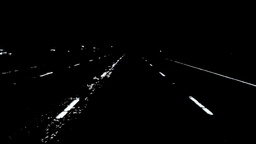
#> input picture results/binary_rgb_files.jpg, 256 x 144 px, shrunk from 1280 x 720 before the run
$ python main.py --input_folder results --output_folder out
#> lines starting #> are read from the running program, lines starting #| are printed output that depends on the picture; after the words box and inside, x2 and y2 are one past the last pixel; in counts of white or black regions, pixels touching at a corner belong together
### color_filter.py
import cv2
import numpy as np

def convert_to_hsv(image):
    hsv_image = cv2.cvtColor(image, cv2.COLOR_BGR2HSV)
    binary_image = np.ones((image.shape[0], image.shape[1]), dtype=np.uint8) * 255
    return hsv_image, binary_image

def apply_gaussian_blur(image, kernel_size=5, sigma=1.0):
    k = kernel_size // 2
    x, y = np.mgrid[-k:k+1, -k:k+1]
    gaussian_kernel = (1/(2*np.pi*sigma**2)) * np.exp(-(x**2 + y**2)/(2*sigma**2))
    gaussian_kernel /= gaussian_kernel.sum()

    h, w, c = image.shape
    blurred = np.zeros_like(image, dtype=np.float64)

    padded = np.pad(image, ((k, k), (k, k), (0, 0)), mode='reflect')

    for ch in range(c):
        for i in range(h):
            for j in range(w):
                region = padded[i:i+kernel_size, j:j+kernel_size, ch]
                blurred[i, j, ch] = np.sum(region * gaussian_kernel)

    return np.clip(blurred, 0, 255).astype(np.uint8)


def filter_lane_colors(hsv,binary_image,image):
    lower_white = np.array([0, 0, 170])
    upper_white = np.array([180, 70, 255])

    lower_yellow = np.array([15, 80, 90])
    upper_yellow = np.array([40, 255, 255])

    yellow_mask = cv2.inRange(hsv, lower_yellow, upper_yellow)
    white_mask = cv2.inRange(hsv, lower_white, upper_white)

    lane_mask = cv2.bitwise_or(yellow_mask, white_mask)

    result = cv2.bitwise_and(binary_image, lane_mask)

    lane_mask_color = cv2.cvtColor(lane_mask, cv2.COLOR_GRAY2BGR)
    rgb_result = cv2.bitwise_and(image, lane_mask_color)

    return result , rgb_result

### edge_detection.py
from canny_utils import canny_custom
import numpy as np

def grayscale_converion(image):
    B = image[:, :, 0].astype(np.float32)
    G = image[:, :, 1].astype(np.float32)
    R = image[:, :, 2].astype(np.float32)

    gray = 0.114 * B + 0.587 * G + 0.299 * R
    return gray.astype(np.uint8)

def canny_edge_detector(image, low_threshold=7, high_threshold=17):

    gray = grayscale_converion(image)
    return canny_custom(gray, sigma=1.0, Th=high_threshold, Tl=low_threshold)

### canny_utils.py
import numpy as np

def normalize_to_u8(arr):
    """Normalizes any array to 0-255 uint8 range."""
    arr_float = arr.astype(np.float64)
    min_val, max_val = arr_float.min(), arr_float.max()
    if max_val - min_val == 0:
        return np.zeros_like(arr, dtype=np.uint8)
    norm = (arr_float - min_val) / (max_val - min_val)
    return (norm * 255.0).astype(np.uint8)

def calculate_filter_size(sigma, T=0.3):
    sHalf = int(np.ceil(3.0 * sigma))
    N = 2 * sHalf + 1
    return N, sHalf

def calculate_gradient(N, sigma, scale_factor=255):
    sHalf = N // 2
    x = np.arange(-sHalf, sHalf + 1)
    y = np.arange(-sHalf, sHalf + 1)
    X, Y = np.meshgrid(x, y)

    G = np.exp(-(X**2 + Y**2) / (2.0 * sigma**2))

    Gx = -(X / sigma**2) * G
    Gy = -(Y / sigma**2) * G

    Gx_int = np.round(Gx * scale_factor).astype(np.int32)
    Gy_int = np.round(Gy * scale_factor).astype(np.int32)

    return Gx_int, Gy_int, scale_factor

def convolve(image, kernel):
    img_h, img_w = image.shape
    k_h, k_w = kernel.shape
    pad = k_h // 2

    padded = np.pad(image, ((pad, pad), (pad, pad)), mode='edge').astype(np.float64)
    output = np.zeros_like(image, dtype=np.float64)

    kernel = np.flipud(np.fliplr(kernel))

    for i in range(img_h):
        for j in range(img_w):
            region = padded[i:i+k_h, j:j+k_w]
            output[i, j] = np.sum(region * kernel)

    return output

def apply_masks(image, Gx, Gy, scale_factor):
    fx = convolve(image, Gx)
    fy = convolve(image, Gy)

    fx = fx / scale_factor
    fy = fy / scale_factor

    return fx, fy

def compute_magnitude(fx, fy):
    M = np.hypot(fx, fy)
    M_u8 = normalize_to_u8(M)
    return M, M_u8

def compute_gradient_direction(fx, fy):
    phi = np.arctan2(fy, fx)
    phi_deg = np.degrees(phi) % 360

    phi_img = (phi_deg / 360.0 * 255).astype(np.uint8)
    return phi_img, phi_deg

def quantize_gradient_direction(phi_deg):
    q = np.zeros_like(phi_deg, dtype=np.uint8)

    mask0 = np.logical_or(
        np.logical_and(phi_deg >= 337.5, phi_deg < 360),
        np.logical_and(phi_deg >= 0, phi_deg < 22.5),
    )
    mask0 = np.logical_or(mask0, np.logical_and(phi_deg >= 157.5, phi_deg < 202.5))

    mask1 = np.logical_or(
        np.logical_and(phi_deg >= 22.5, phi_deg < 67.5),
        np.logical_and(phi_deg >= 202.5, phi_deg < 247.5)
    )

    mask2 = np.logical_or(
        np.logical_and(phi_deg >= 67.5, phi_deg < 112.5),
        np.logical_and(phi_deg >= 247.5, phi_deg < 292.5)
    )

    mask3 = np.logical_or(
        np.logical_and(phi_deg >= 112.5, phi_deg < 157.5),
        np.logical_and(phi_deg >= 292.5, phi_deg < 337.5)
    )

    q[mask0] = 0
    q[mask1] = 1
    q[mask2] = 2
    q[mask3] = 3

    return q

def non_maxima_suppression(M, q):
    rows, cols = M.shape
    Z = np.zeros((rows, cols), dtype=np.float64)

    for i in range(1, rows - 1):
        for j in range(1, cols - 1):
            angle_code = q[i, j]

            try:
                q_val = 255
                r_val = 255

                if angle_code == 0:
                    q_val = M[i, j+1]
                    r_val = M[i, j-1]
                elif angle_code == 1:
                    q_val = M[i-1, j+1]
                    r_val = M[i+1, j-1]
                elif angle_code == 2:
                    q_val = M[i-1, j]
                    r_val = M[i+1, j]
                elif angle_code == 3:
                    q_val = M[i-1, j-1]
                    r_val = M[i+1, j+1]

                if (M[i, j] >= q_val) and (M[i, j] >= r_val):
                    Z[i, j] = M[i, j]
                else:
                    Z[i, j] = 0

            except IndexError:
                pass

    return Z, normalize_to_u8(Z)

def hysteresis_thresholding(img, high, low):
    rows, cols = img.shape
    res = np.zeros((rows, cols), dtype=np.uint8)

    weak = 25
    strong = 255

    strong_i, strong_j = np.where(img >= high)
    weak_i, weak_j = np.where((img <= high) & (img >= low))

    res[strong_i, strong_j] = strong
    res[weak_i, weak_j] = weak

    stack = list(zip(strong_i, strong_j))

    while stack:
        i, j = stack.pop()

        for dx in [-1, 0, 1]:
            for dy in [-1, 0, 1]:
                if dx == 0 and dy == 0: continue

                ni, nj = i + dx, j + dy
                if 0 <= ni < rows and 0 <= nj < cols:
                    if res[ni, nj] == weak:
                        res[ni, nj] = strong
                        stack.append((ni, nj))

    res[res != strong] = 0

    return res

def canny_custom(gray, sigma=1.0, Th=100, Tl=50):
    T_for_size = 0.3
    scale_factor = 255

    N, sHalf = calculate_filter_size(sigma, T_for_size)

    Gx_int, Gy_int, sf = calculate_gradient(N, sigma, scale_factor)

    fx, fy = apply_masks(gray, Gx_int, Gy_int, sf)

    M_float, _ = compute_magnitude(fx, fy)

    phi_img, phi_deg = compute_gradient_direction(fx, fy)
    q = quantize_gradient_direction(phi_deg)

    suppressed_float, _ = non_maxima_suppression(M_float, q)

    edges = hysteresis_thresholding(suppressed_float, Th, Tl)

    return edges

### region_of_interest.py
import numpy as np

def region_of_interest(image):
    rows, cols = image.shape
    top_width = int(cols * 0.45)
    bottom_width = int(cols * 0.95)
    height = int(rows * 0.6)

    x_bottom_left  = (cols - bottom_width) // 2
    x_bottom_right = (cols + bottom_width) // 2
    x_top_left     = (cols - top_width) // 2
    x_top_right    = (cols + top_width) // 2
    y_bottom = rows
    y_top = rows - height

    mask = np.zeros_like(image, dtype=np.uint8)

    for y in range(rows):
        if y >= y_top:
            left_x  = int(x_top_left  + (x_bottom_left  - x_top_left)  * (y - y_top) / (y_bottom - y_top))
            right_x = int(x_top_right + (x_bottom_right - x_top_right) * (y - y_top) / (y_bottom - y_top))
            left_x = max(0, left_x)
            right_x = min(cols - 1, right_x)
            mask[y, left_x:right_x+1] = 1

    masked_image = image * mask
    return masked_image, mask

### hough_utils.py
import numpy as np

def hough_transform(edge_image, rho_res=1, theta_res=1, threshold=10):
    rows, cols = edge_image.shape
    thetas = np.deg2rad(np.arange(-90, 90, theta_res))
    diag_len = int(np.sqrt(rows**2 + cols**2))
    rhos = np.arange(-diag_len, diag_len + 1, rho_res)
    accumulator = np.zeros((len(rhos), len(thetas)), dtype=np.uint64)

    cos_t = np.cos(thetas)
    sin_t = np.sin(thetas)

    ys, xs = np.nonzero(edge_image)

    for x, y in zip(xs, ys):
        for t_idx in range(len(thetas)):
            rho = int(round(x * cos_t[t_idx] + y * sin_t[t_idx]))
            r_idx = rho + diag_len
            accumulator[r_idx, t_idx] += 1

    lines = []
    r_idxs, t_idxs = np.where(accumulator >= threshold)
    for r, t in zip(r_idxs, t_idxs):
        lines.append((rhos[r], thetas[t]))

    return lines

def hough_to_segments(lines, image):
    segments = []
    h, w = image.shape[:2]

    y_bottom = h
    y_top = int(h * 0.6)

    for rho, theta in lines:
        a = np.cos(theta)
        b = np.sin(theta)

        if abs(a) < 0.001:
            continue

        x1 = int((rho - y_bottom * b) / a)
        y1 = y_bottom

        x2 = int((rho - y_top * b) / a)
        y2 = y_top

        if -200 <= x1 <= w + 200 and -200 <= x2 <= w + 200:
            segments.append([x1, y1, x2, y2])

    return segments

### line_detection.py
import numpy as np

def compute_slope(x1, y1, x2, y2):
    if x2 - x1 == 0:
        return float('inf')
    return (y2 - y1) / (x2 - x1)

def filter_and_group_segments(segments, image_width, slope_threshold=0.1):
    left_points = []
    right_points = []

    half_width = image_width // 2
    buffer = 50

    for x1, y1, x2, y2 in segments:
        slope = compute_slope(x1, y1, x2, y2)

        if abs(slope) < slope_threshold:
            continue

        if slope < 0:
            if x1 < (half_width + buffer) and x2 < (half_width + buffer):
                left_points.extend([[x1, y1], [x2, y2]])

        elif slope > 0:
            if x1 > (half_width - buffer) and x2 > (half_width - buffer):
                right_points.extend([[x1, y1], [x2, y2]])

    return np.array(left_points), np.array(right_points)

def linear_regression_fit(points):
    if len(points) == 0:
        return None, None

    x = points[:, 0]
    y = points[:, 1]
    n = len(points)

    sum_y = np.sum(y)
    sum_x = np.sum(x)
    sum_y2 = np.sum(y ** 2)
    sum_yx = np.sum(y * x)

    denominator = (n * sum_y2 - sum_y ** 2)

    if denominator == 0:
        return None, None

    m_inv = (n * sum_yx - sum_y * sum_x) / denominator
    b_inv = (sum_x - m_inv * sum_y) / n

    return m_inv, b_inv

def draw_line(image, x1, y1, x2, y2, color, thickness):
    h, w = image.shape[:2]

    dx = abs(x2 - x1)
    dy = abs(y2 - y1)

    sx = 1 if x1 < x2 else -1
    sy = 1 if y1 < y2 else -1

    err = dx - dy

    while True:
        for i in range(-thickness // 2, thickness // 2 + 1):
            for j in range(-thickness // 2, thickness // 2 + 1):
                draw_x = x1 + i
                draw_y = y1 + j

                if 0 <= draw_x < w and 0 <= draw_y < h:
                    image[draw_y, draw_x] = color

        if x1 == x2 and y1 == y2:
            break

        e2 = 2 * err
        if e2 > -dy:
            err -= dy
            x1 += sx
        if e2 < dx:
            err += dx
            y1 += sy

def draw_lane_line(image, m_inv, b_inv, color=(0,0,255), thickness=10):
    if m_inv is None or b_inv is None:
        return image

    h, w = image.shape[:2]
    y1 = h
    y2 = int(h * 0.6)

    x1 = int(m_inv * y1 + b_inv)
    x2 = int(m_inv * y2 + b_inv)

    draw_line(image, x1, y1, x2, y2, color, thickness)
    return image

### utils.py
import numpy as np

def combine_images(base_image, overlay, alpha=0.8, beta=1.0, gamma=1.0):
    h, w, c = base_image.shape
    result = np.zeros_like(base_image, dtype=np.uint8)

    for y in range(h):
        for x in range(w):
            for ch in range(c):
                val = alpha * base_image[y, x, ch] + beta * overlay[y, x, ch] + gamma
                result[y, x, ch] = np.clip(int(val), 0, 255)

    return result

### main.py
import cv2
import os
import numpy as np
import argparse

from color_filter import apply_gaussian_blur, filter_lane_colors, convert_to_hsv
from edge_detection import canny_edge_detector
from region_of_interest import region_of_interest
from line_detection import linear_regression_fit, draw_lane_line, filter_and_group_segments,draw_line
from utils import combine_images
from hough_utils import hough_transform, hough_to_segments


def save(output_folder, image_path, file):
    if not os.path.exists(output_folder):
        os.makedirs(output_folder)

    filename_only = os.path.basename(image_path)
    save_path = os.path.join(output_folder, filename_only)
    cv2.imwrite(save_path, file)


def process_image(image, image_path):
    hsv_image, binary_image = convert_to_hsv(image)
    save("HSV_files", image_path, hsv_image)

    blurred = apply_gaussian_blur(hsv_image)
    save("gaussian_files", image_path, blurred)

    filtered, rgb_filtered = filter_lane_colors(blurred, binary_image, image)
    save("binary_files", image_path, filtered)
    save("binary_rgb_files", image_path, rgb_filtered)

    edges = canny_edge_detector(image)
    canny_edge_detector_bitwise = cv2.bitwise_and(filtered, edges)
    save("canny_edge_detector_files", image_path, edges)
    save("canny_edge_detector_bitwise_files", image_path, canny_edge_detector_bitwise)

    cropped_edges, mask = region_of_interest(canny_edge_detector_bitwise)
    save("region_of_interest_files", image_path, cropped_edges)
    save("mask_files", image_path, mask)

    # Hough transform
    hough_lines = hough_transform(cropped_edges, rho_res=1, theta_res=1, threshold=15)

    # Make a blank image to visualize Hough lines
    hough_img = np.zeros_like(image)
    segments = hough_to_segments(hough_lines, cropped_edges)
    for x1, y1, x2, y2 in segments:
        draw_line(hough_img, x1, y1, x2, y2, color=(0, 255, 255), thickness=2)
    save("hough_lines_visual", image_path, hough_img)

    h, w = cropped_edges.shape[:2]
    left_points, right_points = filter_and_group_segments(segments, image_width=w)

    left_m, left_b = linear_regression_fit(left_points)
    right_m, right_b = linear_regression_fit(right_points)

    # Draw lanes on a blank image
    lanes_img = np.zeros((h, w, 3), dtype=np.uint8)
    draw_lane_line(lanes_img, left_m, left_b, color=(0, 0, 255))
    draw_lane_line(lanes_img, right_m, right_b, color=(0, 255, 0))
    save("lanes_only", image_path, lanes_img)

    # Final overlay
    final_image = combine_images(image, lanes_img)
    save("final_output", image_path, final_image)

    return final_image

def main():
    parser = argparse.ArgumentParser(description="Lane Departure Detection System")
    parser.add_argument('--input_folder', required=True, help="Path to input images folder")
    parser.add_argument('--output_folder', required=True, help="Path to save output results")
    args = parser.parse_args()

    input_folder = args.input_folder
    output_folder = args.output_folder

    if not os.path.exists(output_folder):
        os.makedirs(output_folder)

    for filename in os.listdir(input_folder):
        if filename.lower().endswith(('.png', '.jpg', '.jpeg')):
            img_path = os.path.join(input_folder, filename)
            image = cv2.imread(img_path)
#> image is the input picture: shape (144, 256, 3); mean B, G, R 3.2, 3.1, 3.1

            if image is None:
                print(f"Error loading {filename}")
                continue

            result = process_image(image, img_path)
#> in convert_to_hsv, `hsv_image = cv2.cvtColor(image, cv2.COLOR_BGR2HSV)`: hsv_image: shape (144, 256, 3); mean H, S, V 3.7, 5.9, 3.2
#> in process_image, `hsv_image, binary_image = convert_to_hsv(image)`: binary_image: shape (144, 256); every value is 255
#> in apply_gaussian_blur, `padded = np.pad(image, ((k, k), (k, k), (0, 0)), mode='reflect')`: padded: shape (148, 260, 3); mean H, S, V 3.6, 5.8, 3.1
#> after the loop in apply_gaussian_blur, `for ch in range(c):`: blurred: shape (144, 256, 3) float64; mean H, S, V 3.7, 5.9, 3.2
#> in filter_lane_colors, `yellow_mask = cv2.inRange(hsv, lower_yellow, upper_yellow)`: yellow_mask: shape (144, 256); every value is 0
#> in filter_lane_colors, `white_mask = cv2.inRange(hsv, lower_white, upper_white)`:
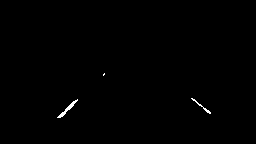
#> white_mask: shape (144, 256); 0.34% white in thin lines or dots, all inside (x1, y1, x2, y2) = (57, 73, 211, 118)
#> after the loop in convolve (call 2), `for i in range(img_h):`:
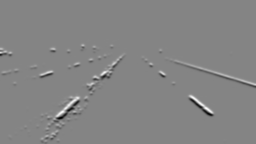
#> output: shape (144, 256) float64; min -137991, max 127544, mean 1.5; drawn with min black and max white
#> in normalize_to_u8, `min_val, max_val = arr_float.min(), arr_float.max()`: min_val = 0; max_val = 589.1
#> in quantize_gradient_direction, `mask0 = np.logical_or( np.logical_and(phi_deg >= 337.5, phi_deg < 360)..`: mask0: shape (144, 256) bool; 70.7% white; 10 black regions (3 under 20 px), largest, box (x1, y1, x2, y2) and area: (5, 37, 131, 144) 5231, (133, 45, 256, 92) 2675, (0, 40, 59, 91) 1543
#> in quantize_gradient_direction, `mask0 = np.logical_or(mask0, np.logical_and(phi_deg >= 157.5, phi_deg ..`:
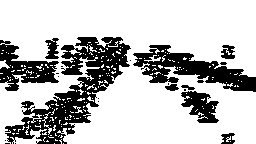
#> mask0: shape (144, 256) bool; 74.2% white; 23 black regions (14 under 20 px), largest, box (x1, y1, x2, y2) and area: (5, 37, 131, 144) 4468, (133, 45, 256, 92) 2388, (0, 40, 59, 91) 1357
#> in quantize_gradient_direction, `mask1 = np.logical_or( np.logical_and(phi_deg >= 22.5, phi_deg < 67.5)..`: mask1: shape (144, 256) bool; 7.7% white in thin lines or dots, all inside (x1, y1, x2, y2) = (0, 37, 252, 144)
#> in quantize_gradient_direction, `mask2 = np.logical_or( np.logical_and(phi_deg >= 67.5, phi_deg < 112.5..`: mask2: shape (144, 256) bool; 11.1% white in thin lines or dots, all inside (x1, y1, x2, y2) = (0, 37, 256, 144)
#> after the loop in non_maxima_suppression, `for i in range(1, rows - 1):`:
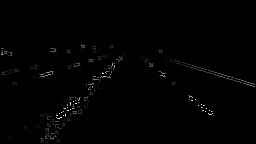
#> Z: shape (144, 256) float64; min 0, max 589.1, mean 4.4; drawn with min black and max white
#> in hysteresis_thresholding, `strong_i, strong_j = np.where(img >= high)`: strong_i = 1170 values from 44 to 142; strong_j = 1170 values, max 254 at index 684, min 1 at index 31, mean 97.29
#> in hysteresis_thresholding, `weak_i, weak_j = np.where((img <= high) & (img >= low))`: weak_i = 200 values from 43 to 142; weak_j = 200 values, max 232 at index 16, min 7 at index 184, mean 78.27
#> in hysteresis_thresholding, `stack = list(zip(strong_i, strong_j))`: stack = 1170 pairs, first value 44 to 142, second value 1 to 254
#> the loop in hysteresis_thresholding, `while stack:` made 1313 passes
#> (i, j) on passes 1 to 3: (142, 59), (142, 60), (142, 56)
#> after the loop in hysteresis_thresholding, `while stack:`:
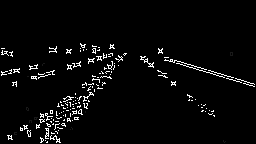
#> res: shape (144, 256); min 0, max 255, mean 9.1
#> after the loop in hysteresis_thresholding, `while stack:`: stack = []
#> in hysteresis_thresholding, `res[res != strong] = 0`: res: shape (144, 256); 3.6% white in thin lines or dots, all inside (x1, y1, x2, y2) = (1, 43, 255, 143)
#> in process_image, `canny_edge_detector_bitwise = cv2.bitwise_and(filtered, edges)`: canny_edge_detector_bitwise: shape (144, 256); 0.03% white in thin lines or dots, all inside (x1, y1, x2, y2) = (60, 100, 76, 118)
#> after the loop in region_of_interest, `for y in range(rows):`:
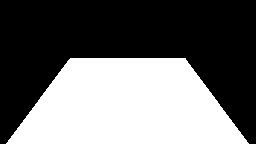
#> mask: shape (144, 256); values 0 (black) and 1 (white), 41.8% white; 1 white region, box (x1, y1, x2, y2) and area: (6, 58, 249, 144) 15416
#> in hough_transform, `ys, xs = np.nonzero(edge_image)`: ys = [100, 101, 104, 104, 104, 105, 106, 107, 110, 110, 115, 117]; xs = [75, 73, 70, 72, 73, 70, 70, 67, 66, 67, 63, 60]
#> the loop in hough_transform, `for x, y in zip(xs, ys):` made 12 passes
#> (x, y) on passes 1 to 12: (75, 100), (73, 101), (70, 104), (72, 104), (73, 104), (70, 105), (70, 106), (67, 107), (66, 110), (67, 110), (63, 115), (60, 117)
#> after the loop in hough_transform, `for x, y in zip(xs, ys):`:
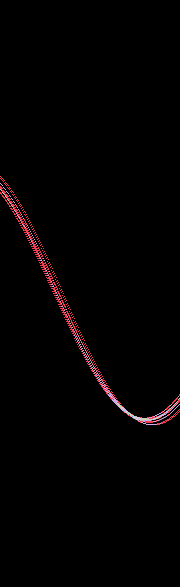
#> accumulator: shape (587, 180) uint64; 7 distinct labels, from 0 to 6; one colour per label, 0 black
#> in hough_transform, `r_idxs, t_idxs = np.where(accumulator >= threshold)`: r_idxs = empty array
#> after the loop in hough_transform, `for r, t in zip(r_idxs, t_idxs):`: lines = []
#> after the loop in process_image, `for x1, y1, x2, y2 in segments:`: hough_img: shape (144, 256, 3); every value is 0
#> in process_image, `left_points, right_points = filter_and_group_segments(segments, image_..`: left_points = empty array
            output_path = os.path.join(output_folder, filename)
            cv2.imwrite(output_path, result)
            print(f"Processed and saved: {output_path}")
#> pass 2 of the loop in main, `for filename in os.listdir(input_folder):`:
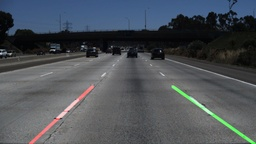
#> input picture results/final_output.jpg, 256 x 144 px, shrunk from 1280 x 720 before the run
#> in main, image is the input picture: shape (144, 256, 3); mean B, G, R 88.1, 81.9, 76.4
#> hsv_image: shape (144, 256, 3); mean H, S, V 83.8, 43.8, 90.7
#> in apply_gaussian_blur (call 2), `return np.clip(blurred, 0, 255).astype(np.uint8)`:
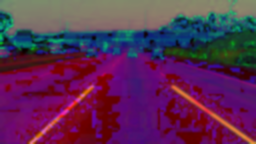
#> returned value: shape (144, 256, 3); mean of channels 0, 1, 2 83.3, 43.3, 90.2; drawn as B, G, R
#> in filter_lane_colors (call 2), `yellow_mask = cv2.inRange(hsv, lower_yellow, upper_yellow)`:
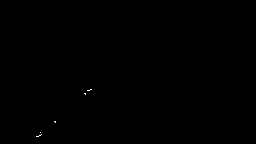
#> yellow_mask: shape (144, 256); 0.05% white in thin lines or dots, all inside (x1, y1, x2, y2) = (36, 89, 92, 137)
#> the loop in hysteresis_thresholding (call 2), `while stack:` made 5543 passes
#> (i, j) on passes 1 to 3: (142, 251), (142, 250), (142, 249)
#> the loop in hough_transform (call 2), `for x, y in zip(xs, ys):` made 40 passes
#> (x, y) on passes 1 to 8: (92, 85), (173, 85), (90, 86), (93, 86), (93, 87), (89, 90), (85, 93), (191, 97)

    print("All images processed successfully!")


if __name__ == "__main__":
    main()
